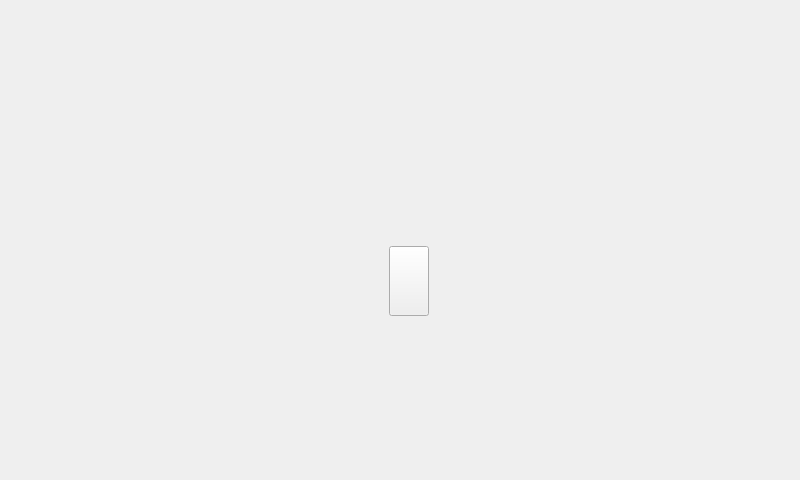
<?xml version="1.0" encoding="UTF-8"?>
<ui version="4.0">
 <class>Front</class>
 <widget class="QWidget" name="Front">
  <property name="geometry">
   <rect>
    <x>0</x>
    <y>0</y>
    <width>800</width>
    <height>480</height>
   </rect>
  </property>
  <property name="minimumSize">
   <size>
    <width>0</width>
    <height>0</height>
   </size>
  </property>
  <property name="maximumSize">
   <size>
    <width>16777215</width>
    <height>16777215</height>
   </size>
  </property>
  <property name="windowTitle">
   <string>Form</string>
  </property>
  <property name="styleSheet">
   <string notr="true">color: rgb(52, 52, 52);</string>
  </property>
  <layout class="QGridLayout" name="gridLayout">
   <item row="1" column="0">
    <spacer name="horizontalSpacer_2">
     <property name="orientation">
      <enum>Qt::Horizontal</enum>
     </property>
     <property name="sizeHint" stdset="0">
      <size>
       <width>40</width>
       <height>20</height>
      </size>
     </property>
    </spacer>
   </item>
   <item row="0" column="1">
    <spacer name="verticalSpacer_3">
     <property name="orientation">
      <enum>Qt::Vertical</enum>
     </property>
     <property name="sizeHint" stdset="0">
      <size>
       <width>20</width>
       <height>40</height>
      </size>
     </property>
    </spacer>
   </item>
   <item row="2" column="1">
    <spacer name="verticalSpacer_2">
     <property name="orientation">
      <enum>Qt::Vertical</enum>
     </property>
     <property name="sizeHint" stdset="0">
      <size>
       <width>20</width>
       <height>40</height>
      </size>
     </property>
    </spacer>
   </item>
   <item row="1" column="1">
    <layout class="QGridLayout" name="gridLayout_3">
     <property name="sizeConstraint">
      <enum>QLayout::SetDefaultConstraint</enum>
     </property>
     <item row="1" column="0">
      <spacer name="verticalSpacer">
       <property name="orientation">
        <enum>Qt::Vertical</enum>
       </property>
       <property name="sizeType">
        <enum>QSizePolicy::Fixed</enum>
       </property>
       <property name="sizeHint" stdset="0">
        <size>
         <width>5</width>
         <height>5</height>
        </size>
       </property>
      </spacer>
     </item>
     <item row="2" column="2">
      <widget class="QPushButton" name="menu_button">
       <property name="sizePolicy">
        <sizepolicy hsizetype="Minimum" vsizetype="Expanding">
         <horstretch>0</horstretch>
         <verstretch>0</verstretch>
        </sizepolicy>
       </property>
       <property name="text">
        <string/>
       </property>
      </widget>
     </item>
     <item row="0" column="0">
      <widget class="QLabel" name="label">
       <property name="sizePolicy">
        <sizepolicy hsizetype="Preferred" vsizetype="Expanding">
         <horstretch>0</horstretch>
         <verstretch>0</verstretch>
        </sizepolicy>
       </property>
       <property name="text">
        <string/>
       </property>
       <property name="pixmap">
        <pixmap resource="images/images.qrc">:/btn1.jpg</pixmap>
       </property>
       <property name="alignment">
        <set>Qt::AlignCenter</set>
       </property>
      </widget>
     </item>
     <item row="0" column="1">
      <spacer name="horizontalSpacer">
       <property name="orientation">
        <enum>Qt::Horizontal</enum>
       </property>
       <property name="sizeType">
        <enum>QSizePolicy::Fixed</enum>
       </property>
       <property name="sizeHint" stdset="0">
        <size>
         <width>5</width>
         <height>5</height>
        </size>
       </property>
      </spacer>
     </item>
     <item row="0" column="2">
      <widget class="QLabel" name="label_2">
       <property name="sizePolicy">
        <sizepolicy hsizetype="Preferred" vsizetype="Expanding">
         <horstretch>0</horstretch>
         <verstretch>0</verstretch>
        </sizepolicy>
       </property>
       <property name="text">
        <string/>
       </property>
       <property name="pixmap">
        <pixmap resource="images/images.qrc">:/btn2.jpg</pixmap>
       </property>
       <property name="alignment">
        <set>Qt::AlignCenter</set>
       </property>
      </widget>
     </item>
     <item row="2" column="0">
      <widget class="QLabel" name="label_3">
       <property name="sizePolicy">
        <sizepolicy hsizetype="Preferred" vsizetype="Expanding">
         <horstretch>0</horstretch>
         <verstretch>0</verstretch>
        </sizepolicy>
       </property>
       <property name="text">
        <string/>
       </property>
       <property name="pixmap">
        <pixmap resource="images/images.qrc">:/btn3.jpg</pixmap>
       </property>
       <property name="alignment">
        <set>Qt::AlignCenter</set>
       </property>
      </widget>
     </item>
    </layout>
   </item>
   <item row="1" column="2">
    <spacer name="horizontalSpacer_3">
     <property name="orientation">
      <enum>Qt::Horizontal</enum>
     </property>
     <property name="sizeHint" stdset="0">
      <size>
       <width>40</width>
       <height>20</height>
      </size>
     </property>
    </spacer>
   </item>
  </layout>
 </widget>
 <resources>
  <include location="images/images.qrc"/>
 </resources>
 <connections/>
</ui>
